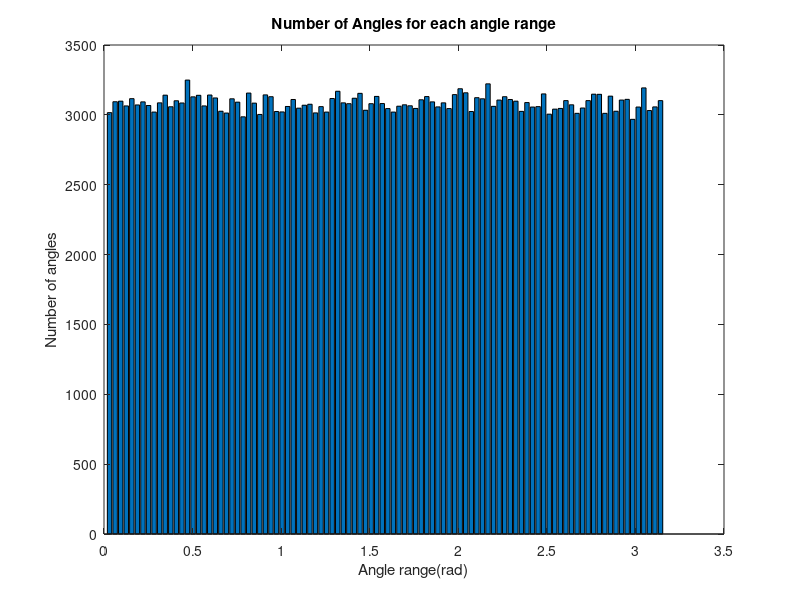

The MATLAB source for this figure:
clear;
bars = 100;
angle_list = zeros(1,bars);
sum = 0;
num = 0;
for i = 1:1000000
    q_rand = rand(1,4)*2-1;
    if norm(q_rand) <= 1
        q = q_rand / norm(q_rand);
        angle = acos(q(1))*2;
        if angle < 0
            angle = angle + pi;
        end
        if angle > pi
            angle = angle - pi;
        end
        angle_list(floor(angle/pi*bars)+1) = angle_list(floor(angle/pi*bars)+1) + 1;
        sum = sum + angle;
        num = num + 1;
    end
end
bar([1:bars]/bars*pi,angle_list);
title('Number of Angles for each angle range');
xlabel('Angle range(rad)');
ylabel('Number of angles');
sum/num
